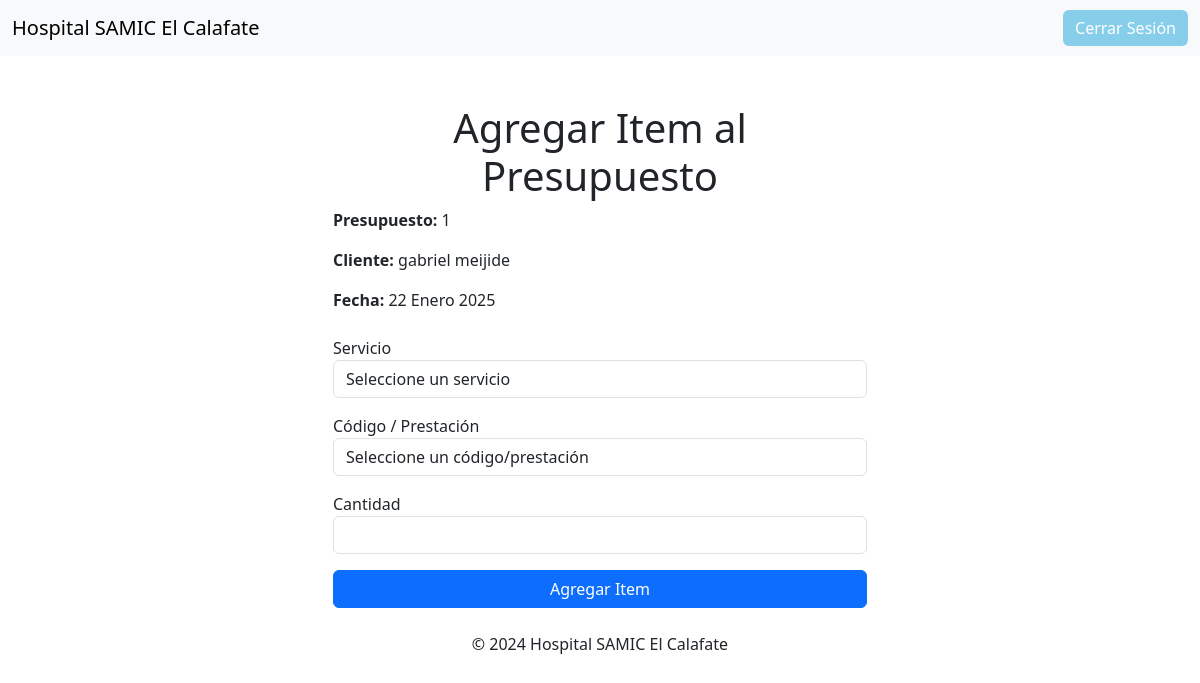
Screenshot of /facturacion/presupuesto/1/agregar_item/ (signed in) with the database file from the repository.
### facturacion/models.py (models this page shows, shortened)
class Presupuesto(models.Model):
    numero = models.AutoField(primary_key=True)  # Número único de presupuesto
    cliente = models.CharField(max_length=255)  # Nombre del cliente
    documento = models.CharField(max_length=20)  # Documento del cliente
    fecha = models.DateField(auto_now_add=True)  # Fecha de creación del presupuesto

### facturacion/views.py (the view, shortened to what this page needs)
# urls.py: path('presupuesto/<int:presupuesto_id>/agregar_item/', views.agregar_item, name='agregar_item'),
@login_required
def agregar_item(request, presupuesto_id):
    presupuesto = get_object_or_404(Presupuesto, pk=presupuesto_id)
    servicios = Prestacion.objects.values('servicio').distinct()
    return render(request, 'facturacion/agregar_item.html', {
        'presupuesto': presupuesto,
        'servicios': servicios,
    })

### facturacion/templates/facturacion/agregar_item.html (shortened to what this page needs)
{% extends 'index.html' %}
{% block content %}
<div class="container mt-5">
    <div class="row justify-content-center">
        <div class="col-md-6">
            <h1 class="text-center">Agregar Item al Presupuesto</h1>
            <p><strong>Presupuesto:</strong> {{ presupuesto.numero }}</p>
            <p><strong>Cliente:</strong> {{ presupuesto.cliente }}</p>
            <p><strong>Fecha:</strong> {{ presupuesto.fecha }}</p>
            <form method="post" class="mt-4">
                <div class="form-group mb-3">
                    <label for="servicio">Servicio</label>
                    <select id="servicio" name="servicio" class="form-control" required>
                        <option value="" disabled selected>Seleccione un servicio</option>
                    </select>
                </div>
                <div class="form-group mb-3">
                    <label for="prestacion">Código / Prestación</label>
                    <select id="prestacion" name="prestacion" class="form-control" required>
                        <option value="" disabled selected>Seleccione un código/prestación</option>
                    </select>
                </div>
                <div class="form-group mb-3">
                    <label for="cantidad">Cantidad</label>
                    <input type="number" id="cantidad" name="cantidad" class="form-control" min="1" required>
                </div>
                <button type="submit" class="btn btn-primary w-100">Agregar Item</button>
            </form>
        </div>
    </div>
</div>
{% endblock %}

### rows the page displays
Presupuesto: numero "1", cliente "gabriel meijide", fecha "22 Enero 2025"
